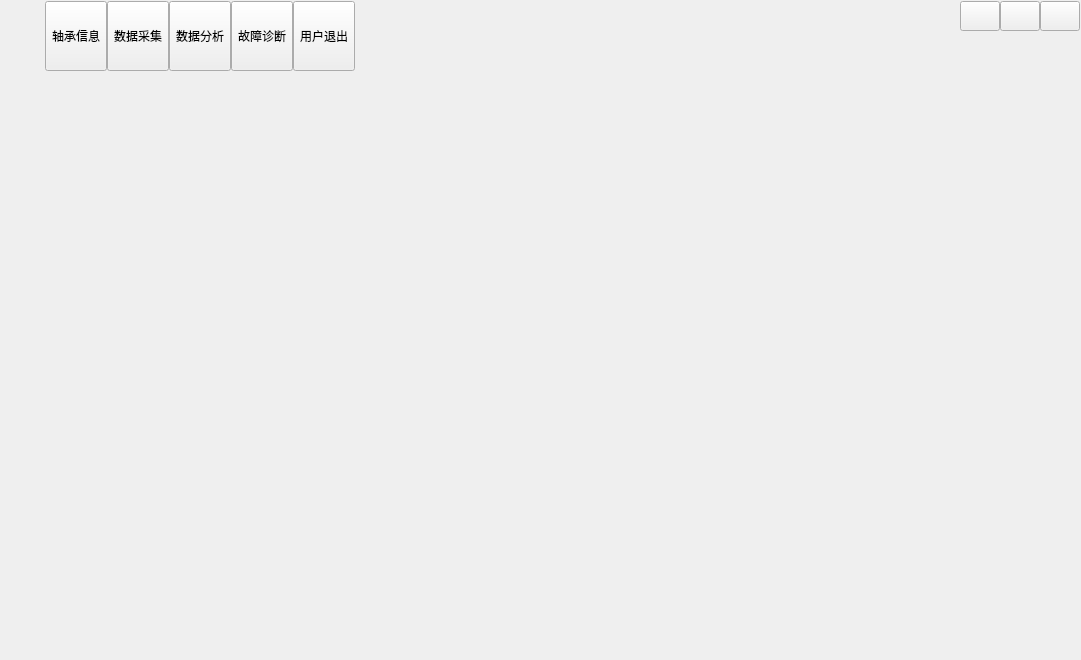
<?xml version="1.0" encoding="UTF-8"?>
<ui version="4.0">
 <class>UIDemo08</class>
 <widget class="QWidget" name="UIDemo08">
  <property name="geometry">
   <rect>
    <x>0</x>
    <y>0</y>
    <width>1081</width>
    <height>660</height>
   </rect>
  </property>
  <property name="windowTitle">
   <string>Dialog</string>
  </property>
  <property name="sizeGripEnabled" stdset="0">
   <bool>false</bool>
  </property>
  <layout class="QVBoxLayout" name="verticalLayout">
   <property name="spacing">
    <number>0</number>
   </property>
   <property name="leftMargin">
    <number>1</number>
   </property>
   <property name="topMargin">
    <number>1</number>
   </property>
   <property name="rightMargin">
    <number>1</number>
   </property>
   <property name="bottomMargin">
    <number>1</number>
   </property>
   <item>
    <widget class="QWidget" name="widgetTitle" native="true">
     <property name="sizePolicy">
      <sizepolicy hsizetype="Preferred" vsizetype="Fixed">
       <horstretch>0</horstretch>
       <verstretch>0</verstretch>
      </sizepolicy>
     </property>
     <layout class="QHBoxLayout" name="horizontalLayout_2">
      <property name="spacing">
       <number>10</number>
      </property>
      <property name="leftMargin">
       <number>10</number>
      </property>
      <property name="topMargin">
       <number>0</number>
      </property>
      <property name="rightMargin">
       <number>0</number>
      </property>
      <property name="bottomMargin">
       <number>0</number>
      </property>
      <item>
       <widget class="QLabel" name="labIco">
        <property name="text">
         <string/>
        </property>
        <property name="alignment">
         <set>Qt::AlignCenter</set>
        </property>
       </widget>
      </item>
      <item>
       <widget class="QLabel" name="labTitle">
        <property name="styleSheet">
         <string notr="true"/>
        </property>
        <property name="text">
         <string/>
        </property>
        <property name="alignment">
         <set>Qt::AlignLeading|Qt::AlignLeft|Qt::AlignVCenter</set>
        </property>
       </widget>
      </item>
      <item>
       <widget class="QWidget" name="widgetTop" native="true">
        <layout class="QHBoxLayout" name="horizontalLayout_3">
         <property name="spacing">
          <number>0</number>
         </property>
         <property name="leftMargin">
          <number>0</number>
         </property>
         <property name="topMargin">
          <number>0</number>
         </property>
         <property name="rightMargin">
          <number>0</number>
         </property>
         <property name="bottomMargin">
          <number>0</number>
         </property>
         <item>
          <widget class="QToolButton" name="btnMain">
           <property name="sizePolicy">
            <sizepolicy hsizetype="Fixed" vsizetype="Expanding">
             <horstretch>0</horstretch>
             <verstretch>0</verstretch>
            </sizepolicy>
           </property>
           <property name="text">
            <string>轴承信息</string>
           </property>
           <property name="icon">
            <iconset resource="main.qrc">
             <normaloff>:/image/main_main.png</normaloff>:/image/main_main.png</iconset>
           </property>
           <property name="toolButtonStyle">
            <enum>Qt::ToolButtonTextUnderIcon</enum>
           </property>
          </widget>
         </item>
         <item>
          <widget class="QToolButton" name="btnConfig">
           <property name="sizePolicy">
            <sizepolicy hsizetype="Fixed" vsizetype="Expanding">
             <horstretch>0</horstretch>
             <verstretch>0</verstretch>
            </sizepolicy>
           </property>
           <property name="text">
            <string>数据采集</string>
           </property>
           <property name="icon">
            <iconset resource="main.qrc">
             <normaloff>:/image/main_config.png</normaloff>:/image/main_config.png</iconset>
           </property>
           <property name="toolButtonStyle">
            <enum>Qt::ToolButtonTextUnderIcon</enum>
           </property>
          </widget>
         </item>
         <item>
          <widget class="QToolButton" name="btnData">
           <property name="sizePolicy">
            <sizepolicy hsizetype="Fixed" vsizetype="Expanding">
             <horstretch>0</horstretch>
             <verstretch>0</verstretch>
            </sizepolicy>
           </property>
           <property name="text">
            <string>数据分析</string>
           </property>
           <property name="icon">
            <iconset resource="main.qrc">
             <normaloff>:/image/main_data.png</normaloff>:/image/main_data.png</iconset>
           </property>
           <property name="checked">
            <bool>false</bool>
           </property>
           <property name="toolButtonStyle">
            <enum>Qt::ToolButtonTextUnderIcon</enum>
           </property>
          </widget>
         </item>
         <item>
          <widget class="QToolButton" name="btnHelp">
           <property name="sizePolicy">
            <sizepolicy hsizetype="Fixed" vsizetype="Expanding">
             <horstretch>0</horstretch>
             <verstretch>0</verstretch>
            </sizepolicy>
           </property>
           <property name="styleSheet">
            <string notr="true"/>
           </property>
           <property name="text">
            <string>故障诊断</string>
           </property>
           <property name="icon">
            <iconset resource="main.qrc">
             <normaloff>:/image/main_person.png</normaloff>:/image/main_person.png</iconset>
           </property>
           <property name="toolButtonStyle">
            <enum>Qt::ToolButtonTextUnderIcon</enum>
           </property>
          </widget>
         </item>
         <item>
          <widget class="QToolButton" name="btnExit">
           <property name="sizePolicy">
            <sizepolicy hsizetype="Fixed" vsizetype="Expanding">
             <horstretch>0</horstretch>
             <verstretch>0</verstretch>
            </sizepolicy>
           </property>
           <property name="styleSheet">
            <string notr="true"/>
           </property>
           <property name="text">
            <string>用户退出</string>
           </property>
           <property name="icon">
            <iconset resource="main.qrc">
             <normaloff>:/image/main_exit.png</normaloff>:/image/main_exit.png</iconset>
           </property>
           <property name="toolButtonStyle">
            <enum>Qt::ToolButtonTextUnderIcon</enum>
           </property>
          </widget>
         </item>
        </layout>
       </widget>
      </item>
      <item>
       <spacer name="horizontalSpacer">
        <property name="orientation">
         <enum>Qt::Horizontal</enum>
        </property>
        <property name="sizeHint" stdset="0">
         <size>
          <width>40</width>
          <height>20</height>
         </size>
        </property>
       </spacer>
      </item>
      <item>
       <widget class="QWidget" name="widgetMenu" native="true">
        <layout class="QGridLayout" name="gridLayout_2">
         <property name="leftMargin">
          <number>0</number>
         </property>
         <property name="topMargin">
          <number>0</number>
         </property>
         <property name="rightMargin">
          <number>0</number>
         </property>
         <property name="bottomMargin">
          <number>0</number>
         </property>
         <property name="spacing">
          <number>0</number>
         </property>
         <item row="1" column="1" colspan="3">
          <spacer name="verticalSpacer">
           <property name="orientation">
            <enum>Qt::Vertical</enum>
           </property>
           <property name="sizeHint" stdset="0">
            <size>
             <width>20</width>
             <height>40</height>
            </size>
           </property>
          </spacer>
         </item>
         <item row="0" column="1">
          <widget class="QPushButton" name="btnMenu_Min">
           <property name="sizePolicy">
            <sizepolicy hsizetype="Minimum" vsizetype="Expanding">
             <horstretch>0</horstretch>
             <verstretch>0</verstretch>
            </sizepolicy>
           </property>
           <property name="minimumSize">
            <size>
             <width>30</width>
             <height>30</height>
            </size>
           </property>
           <property name="cursor">
            <cursorShape>ArrowCursor</cursorShape>
           </property>
           <property name="focusPolicy">
            <enum>Qt::NoFocus</enum>
           </property>
           <property name="toolTip">
            <string>最小化</string>
           </property>
           <property name="text">
            <string/>
           </property>
          </widget>
         </item>
         <item row="0" column="3">
          <widget class="QPushButton" name="btnMenu_Close">
           <property name="sizePolicy">
            <sizepolicy hsizetype="Minimum" vsizetype="Expanding">
             <horstretch>0</horstretch>
             <verstretch>0</verstretch>
            </sizepolicy>
           </property>
           <property name="minimumSize">
            <size>
             <width>30</width>
             <height>30</height>
            </size>
           </property>
           <property name="cursor">
            <cursorShape>ArrowCursor</cursorShape>
           </property>
           <property name="focusPolicy">
            <enum>Qt::NoFocus</enum>
           </property>
           <property name="toolTip">
            <string>关闭</string>
           </property>
           <property name="text">
            <string/>
           </property>
          </widget>
         </item>
         <item row="0" column="2">
          <widget class="QPushButton" name="btnMenu_Max">
           <property name="sizePolicy">
            <sizepolicy hsizetype="Minimum" vsizetype="Expanding">
             <horstretch>0</horstretch>
             <verstretch>0</verstretch>
            </sizepolicy>
           </property>
           <property name="minimumSize">
            <size>
             <width>30</width>
             <height>30</height>
            </size>
           </property>
           <property name="focusPolicy">
            <enum>Qt::NoFocus</enum>
           </property>
           <property name="text">
            <string/>
           </property>
          </widget>
         </item>
        </layout>
       </widget>
      </item>
     </layout>
    </widget>
   </item>
   <item>
    <widget class="QStackedWidget" name="stackedWidget">
     <property name="styleSheet">
      <string notr="true"/>
     </property>
     <property name="currentIndex">
      <number>0</number>
     </property>
     <widget class="QWidget" name="page0">
      <layout class="QHBoxLayout" name="horizontalLayout_4">
       <property name="spacing">
        <number>0</number>
       </property>
       <property name="leftMargin">
        <number>0</number>
       </property>
       <property name="topMargin">
        <number>0</number>
       </property>
       <property name="rightMargin">
        <number>0</number>
       </property>
       <property name="bottomMargin">
        <number>0</number>
       </property>
       <item>
        <widget class="BearingUI" name="widget" native="true"/>
       </item>
      </layout>
     </widget>
     <widget class="QWidget" name="page1">
      <layout class="QGridLayout" name="gridLayout">
       <item row="0" column="0">
        <widget class="QLabel" name="label1">
         <property name="text">
          <string>数据采集</string>
         </property>
        </widget>
       </item>
      </layout>
     </widget>
     <widget class="QWidget" name="page2">
      <layout class="QGridLayout" name="gridLayout_3">
       <item row="0" column="0">
        <widget class="QLabel" name="label2">
         <property name="text">
          <string>数据分析</string>
         </property>
        </widget>
       </item>
      </layout>
     </widget>
     <widget class="QWidget" name="page3">
      <layout class="QGridLayout" name="gridLayout_4">
       <item row="0" column="0">
        <widget class="QLabel" name="label3">
         <property name="text">
          <string>故障诊断</string>
         </property>
        </widget>
       </item>
      </layout>
     </widget>
    </widget>
   </item>
  </layout>
 </widget>
 <customwidgets>
  <customwidget>
   <class>BearingUI</class>
   <extends>QWidget</extends>
   <header location="global">bearingui.h</header>
   <container>1</container>
  </customwidget>
 </customwidgets>
 <resources>
  <include location="main.qrc"/>
 </resources>
 <connections/>
</ui>
